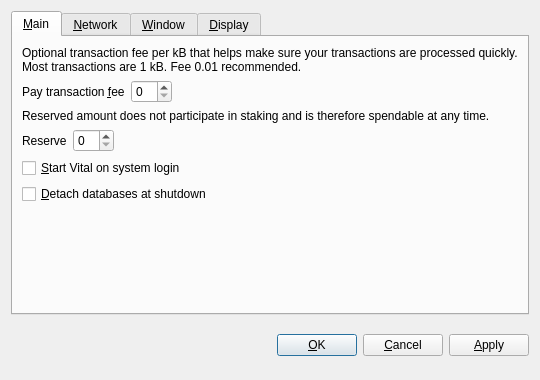
<?xml version="1.0" encoding="UTF-8"?>
<ui version="4.0">
 <class>OptionsDialog</class>
 <widget class="QDialog" name="OptionsDialog">
  <property name="geometry">
   <rect>
    <x>0</x>
    <y>0</y>
    <width>540</width>
    <height>380</height>
   </rect>
  </property>
  <property name="windowTitle">
   <string>Options</string>
  </property>
  <property name="modal">
   <bool>true</bool>
  </property>
  <layout class="QVBoxLayout" name="verticalLayout">
   <item>
    <widget class="QTabWidget" name="tabWidget">
     <property name="tabPosition">
      <enum>QTabWidget::North</enum>
     </property>
     <property name="currentIndex">
      <number>0</number>
     </property>
     <widget class="QWidget" name="tabMain">
      <attribute name="title">
       <string>&amp;Main</string>
      </attribute>
      <layout class="QVBoxLayout" name="verticalLayout_Main">
       <item>
        <widget class="QLabel" name="transactionFeeInfoLabel">
         <property name="text">
          <string>Optional transaction fee per kB that helps make sure your transactions are processed quickly. Most transactions are 1 kB. Fee 0.01 recommended.</string>
         </property>
         <property name="textFormat">
          <enum>Qt::PlainText</enum>
         </property>
         <property name="wordWrap">
          <bool>true</bool>
         </property>
        </widget>
       </item>
       <item>
        <layout class="QHBoxLayout" name="horizontalLayoutFee">
         <item>
          <widget class="QLabel" name="transactionFeeLabel">
           <property name="text">
            <string>Pay transaction &amp;fee</string>
           </property>
           <property name="textFormat">
            <enum>Qt::PlainText</enum>
           </property>
           <property name="buddy">
            <cstring>transactionFee</cstring>
           </property>
          </widget>
         </item>
         <item>
          <widget class="BitcoinAmountField" name="transactionFee"/>
         </item>
         <item>
          <spacer name="horizontalSpacerFee">
           <property name="orientation">
            <enum>Qt::Horizontal</enum>
           </property>
           <property name="sizeHint" stdset="0">
            <size>
             <width>40</width>
             <height>20</height>
            </size>
           </property>
          </spacer>
         </item>
        </layout>
       </item>
       <item>
        <widget class="QLabel" name="reserveBalanceInfoLabel">
         <property name="text">
          <string>Reserved amount does not participate in staking and is therefore spendable at any time.</string>
         </property>
         <property name="textFormat">
          <enum>Qt::PlainText</enum>
         </property>
         <property name="wordWrap">
          <bool>true</bool>
         </property>
        </widget>
       </item>
       <item>
        <layout class="QHBoxLayout" name="horizontalLayoutReserveBalance">
         <item>
          <widget class="QLabel" name="reserveBalanceLabel">
           <property name="text">
            <string>Reserve</string>
           </property>
           <property name="textFormat">
            <enum>Qt::PlainText</enum>
           </property>
           <property name="buddy">
            <cstring>reserveBalance</cstring>
           </property>
          </widget>
         </item>
         <item>
          <widget class="BitcoinAmountField" name="reserveBalance"/>
         </item>
         <item>
          <spacer name="horizontalSpacerReserveBalance">
           <property name="orientation">
            <enum>Qt::Horizontal</enum>
           </property>
           <property name="sizeHint" stdset="0">
            <size>
             <width>40</width>
             <height>20</height>
            </size>
           </property>
          </spacer>
         </item>
        </layout>
       </item>
       <item>
        <widget class="QCheckBox" name="bitcoinAtStartup">
         <property name="toolTip">
          <string>Automatically start Vital after logging in to the system.</string>
         </property>
         <property name="text">
          <string>&amp;Start Vital on system login</string>
         </property>
        </widget>
       </item>
       <item>
        <widget class="QCheckBox" name="detachDatabases">
         <property name="toolTip">
          <string>Detach block and address databases at shutdown. This means they can be moved to another data directory, but it slows down shutdown. The wallet is always detached.</string>
         </property>
         <property name="text">
          <string>&amp;Detach databases at shutdown</string>
         </property>
        </widget>
       </item>
       <item>
        <spacer name="verticalSpacer_Main">
         <property name="orientation">
          <enum>Qt::Vertical</enum>
         </property>
         <property name="sizeHint" stdset="0">
          <size>
           <width>20</width>
           <height>40</height>
          </size>
         </property>
        </spacer>
       </item>
      </layout>
     </widget>
     <widget class="QWidget" name="tabNetwork">
      <attribute name="title">
       <string>&amp;Network</string>
      </attribute>
      <layout class="QVBoxLayout" name="verticalLayout_Network">
       <item>
        <widget class="QCheckBox" name="mapPortUpnp">
         <property name="toolTip">
          <string>Automatically open the Vital client port on the router. This only works when your router supports UPnP and it is enabled.</string>
         </property>
         <property name="text">
          <string>Map port using &amp;UPnP</string>
         </property>
        </widget>
       </item>
       <item>
        <widget class="QCheckBox" name="connectSocks">
         <property name="toolTip">
          <string>Connect to the Vital network through a SOCKS proxy (e.g. when connecting through Tor).</string>
         </property>
         <property name="text">
          <string>&amp;Connect through SOCKS proxy:</string>
         </property>
        </widget>
       </item>
       <item>
        <layout class="QHBoxLayout" name="horizontalLayout_Network">
         <item>
          <widget class="QLabel" name="proxyIpLabel">
           <property name="text">
            <string>Proxy &amp;IP:</string>
           </property>
           <property name="textFormat">
            <enum>Qt::PlainText</enum>
           </property>
           <property name="buddy">
            <cstring>proxyIp</cstring>
           </property>
          </widget>
         </item>
         <item>
          <widget class="QValidatedLineEdit" name="proxyIp">
           <property name="maximumSize">
            <size>
             <width>140</width>
             <height>16777215</height>
            </size>
           </property>
           <property name="toolTip">
            <string>IP address of the proxy (e.g. 127.0.0.1)</string>
           </property>
          </widget>
         </item>
         <item>
          <widget class="QLabel" name="proxyPortLabel">
           <property name="text">
            <string>&amp;Port:</string>
           </property>
           <property name="textFormat">
            <enum>Qt::PlainText</enum>
           </property>
           <property name="buddy">
            <cstring>proxyPort</cstring>
           </property>
          </widget>
         </item>
         <item>
          <widget class="QLineEdit" name="proxyPort">
           <property name="maximumSize">
            <size>
             <width>55</width>
             <height>16777215</height>
            </size>
           </property>
           <property name="toolTip">
            <string>Port of the proxy (e.g. 9050)</string>
           </property>
          </widget>
         </item>
         <item>
          <widget class="QLabel" name="socksVersionLabel">
           <property name="text">
            <string>SOCKS &amp;Version:</string>
           </property>
           <property name="textFormat">
            <enum>Qt::PlainText</enum>
           </property>
           <property name="buddy">
            <cstring>socksVersion</cstring>
           </property>
          </widget>
         </item>
         <item>
          <widget class="QValueComboBox" name="socksVersion">
           <property name="toolTip">
            <string>SOCKS version of the proxy (e.g. 5)</string>
           </property>
          </widget>
         </item>
         <item>
          <spacer name="horizontalSpacer_Network">
           <property name="orientation">
            <enum>Qt::Horizontal</enum>
           </property>
           <property name="sizeHint" stdset="0">
            <size>
             <width>40</width>
             <height>20</height>
            </size>
           </property>
          </spacer>
         </item>
        </layout>
       </item>
       <item>
        <spacer name="verticalSpacer_Network">
         <property name="orientation">
          <enum>Qt::Vertical</enum>
         </property>
         <property name="sizeHint" stdset="0">
          <size>
           <width>20</width>
           <height>40</height>
          </size>
         </property>
        </spacer>
       </item>
      </layout>
     </widget>
     <widget class="QWidget" name="tabWindow">
      <attribute name="title">
       <string>&amp;Window</string>
      </attribute>
      <layout class="QVBoxLayout" name="verticalLayout_Window">
       <item>
        <widget class="QCheckBox" name="minimizeToTray">
         <property name="toolTip">
          <string>Show only a tray icon after minimizing the window.</string>
         </property>
         <property name="text">
          <string>&amp;Minimize to the tray instead of the taskbar</string>
         </property>
        </widget>
       </item>
       <item>
        <widget class="QCheckBox" name="minimizeOnClose">
         <property name="toolTip">
          <string>Minimize instead of exit the application when the window is closed. When this option is enabled, the application will be closed only after selecting Quit in the menu.</string>
         </property>
         <property name="text">
          <string>M&amp;inimize on close</string>
         </property>
        </widget>
       </item>
       <item>
        <spacer name="verticalSpacer_Window">
         <property name="orientation">
          <enum>Qt::Vertical</enum>
         </property>
         <property name="sizeHint" stdset="0">
          <size>
           <width>20</width>
           <height>40</height>
          </size>
         </property>
        </spacer>
       </item>
      </layout>
     </widget>
     <widget class="QWidget" name="tabDisplay">
      <attribute name="title">
       <string>&amp;Display</string>
      </attribute>
      <layout class="QVBoxLayout" name="verticalLayout_Display">
       <item>
        <layout class="QHBoxLayout" name="horizontalLayout_1_Display">
         <item>
          <widget class="QLabel" name="langLabel">
           <property name="text">
            <string>User Interface &amp;language:</string>
           </property>
           <property name="textFormat">
            <enum>Qt::PlainText</enum>
           </property>
           <property name="buddy">
            <cstring>lang</cstring>
           </property>
          </widget>
         </item>
         <item>
          <widget class="QValueComboBox" name="lang">
           <property name="toolTip">
            <string>The user interface language can be set here. This setting will take effect after restarting Vital.</string>
           </property>
          </widget>
         </item>
        </layout>
       </item>
       <item>
        <layout class="QHBoxLayout" name="horizontalLayout_2_Display">
         <item>
          <widget class="QLabel" name="unitLabel">
           <property name="text">
            <string>&amp;Unit to show amounts in:</string>
           </property>
           <property name="textFormat">
            <enum>Qt::PlainText</enum>
           </property>
           <property name="buddy">
            <cstring>unit</cstring>
           </property>
          </widget>
         </item>
         <item>
          <widget class="QValueComboBox" name="unit">
           <property name="toolTip">
            <string>Choose the default subdivision unit to show in the interface and when sending coins.</string>
           </property>
          </widget>
         </item>
        </layout>
       </item>
       <item>
        <widget class="QCheckBox" name="displayAddresses">
         <property name="toolTip">
          <string>Whether to show Vital addresses in the transaction list or not.</string>
         </property>
         <property name="text">
          <string>&amp;Display addresses in transaction list</string>
         </property>
        </widget>
       </item>
       <item>
        <widget class="QCheckBox" name="coinControlFeatures">
         <property name="toolTip">
          <string>Whether to show coin control features or not.</string>
         </property>
         <property name="text">
          <string>Display coin &amp;control features (experts only!)</string>
         </property>
        </widget>
       </item>
       <item>
        <spacer name="verticalSpacer_Display">
         <property name="orientation">
          <enum>Qt::Vertical</enum>
         </property>
         <property name="sizeHint" stdset="0">
          <size>
           <width>20</width>
           <height>40</height>
          </size>
         </property>
        </spacer>
       </item>
      </layout>
     </widget>
    </widget>
   </item>
   <item>
    <layout class="QHBoxLayout" name="horizontalLayout_Buttons">
     <item>
      <spacer name="horizontalSpacer_1">
       <property name="orientation">
        <enum>Qt::Horizontal</enum>
       </property>
       <property name="sizeHint" stdset="0">
        <size>
         <width>40</width>
         <height>48</height>
        </size>
       </property>
      </spacer>
     </item>
     <item>
      <widget class="QLabel" name="statusLabel">
       <property name="font">
        <font>
         <weight>75</weight>
         <bold>true</bold>
        </font>
       </property>
       <property name="text">
        <string/>
       </property>
       <property name="textFormat">
        <enum>Qt::PlainText</enum>
       </property>
       <property name="wordWrap">
        <bool>true</bool>
       </property>
      </widget>
     </item>
     <item>
      <spacer name="horizontalSpacer_2">
       <property name="orientation">
        <enum>Qt::Horizontal</enum>
       </property>
       <property name="sizeHint" stdset="0">
        <size>
         <width>40</width>
         <height>48</height>
        </size>
       </property>
      </spacer>
     </item>
     <item>
      <widget class="QPushButton" name="okButton">
       <property name="text">
        <string>&amp;OK</string>
       </property>
      </widget>
     </item>
     <item>
      <widget class="QPushButton" name="cancelButton">
       <property name="text">
        <string>&amp;Cancel</string>
       </property>
       <property name="autoDefault">
        <bool>false</bool>
       </property>
      </widget>
     </item>
     <item>
      <widget class="QPushButton" name="applyButton">
       <property name="text">
        <string>&amp;Apply</string>
       </property>
       <property name="autoDefault">
        <bool>false</bool>
       </property>
      </widget>
     </item>
    </layout>
   </item>
  </layout>
 </widget>
 <customwidgets>
  <customwidget>
   <class>BitcoinAmountField</class>
   <extends>QSpinBox</extends>
   <header>bitcoinamountfield.h</header>
  </customwidget>
  <customwidget>
   <class>QValueComboBox</class>
   <extends>QComboBox</extends>
   <header>qvaluecombobox.h</header>
  </customwidget>
  <customwidget>
   <class>QValidatedLineEdit</class>
   <extends>QLineEdit</extends>
   <header>qvalidatedlineedit.h</header>
  </customwidget>
 </customwidgets>
 <resources/>
 <connections/>
</ui>
